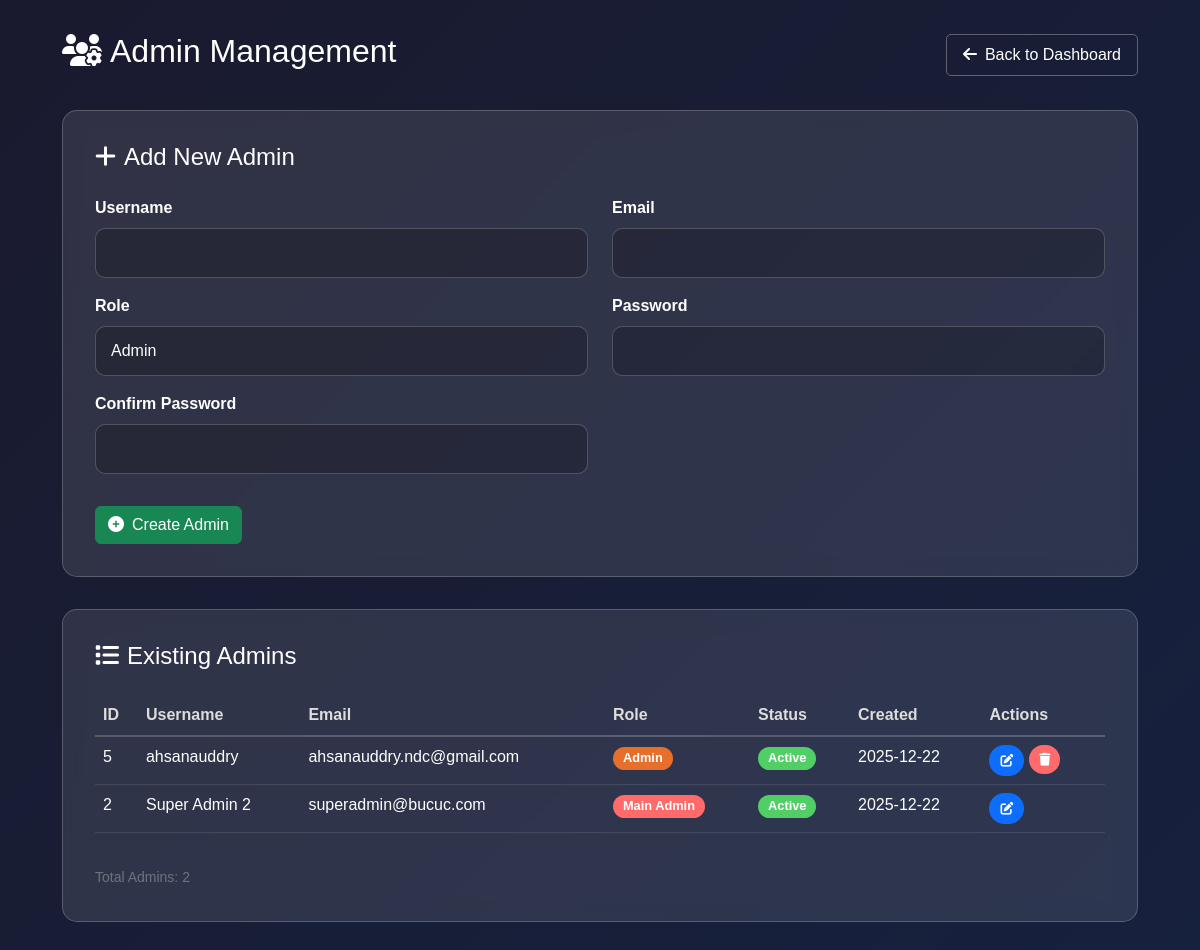
The app's page /frontend/admin_management.php (signed in) with its own data.
### tables this page shows
CREATE TABLE `adminpanel` (
  `id` int(11) NOT NULL,
  `username` varchar(50) NOT NULL,
  `email` varchar(100) NOT NULL,
  `password` varchar(255) NOT NULL,
  `role` enum('main_admin','admin') DEFAULT 'admin',
  `status` enum('active','inactive') DEFAULT 'active',
  `created_at` timestamp NOT NULL DEFAULT current_timestamp(),
  `updated_at` timestamp NOT NULL DEFAULT current_timestamp() ON UPDATE current_timestamp()
);

### frontend/admin_management.php (the view, shortened to what this page needs)
<?php
$edit_admin = null;
$database = new Database();
$conn = $database->createConnection();
$sql = "SELECT * FROM adminpanel ORDER BY created_at DESC";
$stmt = $conn->prepare($sql);
$stmt->execute();
$admins = $stmt->fetchAll(PDO::FETCH_ASSOC);
?>
<!DOCTYPE html>
<html lang="en">
<head>
    <link href="css/bootstrap.min.css" rel="stylesheet">
    <link href="css/bootstrap-icons.css" rel="stylesheet">
    <link rel="stylesheet" href="https://cdnjs.cloudflare.com/ajax/libs/font-awesome/6.5.1/css/all.min.css" />
    <link rel="stylesheet" href="AdminCss/Dashboard.css">
</head>
<body style="background: linear-gradient(135deg, #1a1a2e 0%, #16213e 100%); min-height: 100vh;">
    <div class="container management-container">
        <div class="page-header">
            <h2><i class="fas fa-users-cog me-2"></i>Admin Management</h2>
            <a href="super_admin_dashboard.php" class="back-btn"><i class="fas fa-arrow-left me-2"></i>Back to
                Dashboard</a>
        </div>
        <div class="form-section">
            <h4 class="mb-4">
                <?= $edit_admin ? '<i class="fas fa-edit me-2"></i>Edit Admin' : '<i class="fas fa-plus me-2"></i>Add New Admin' ?>
            </h4>
            <form method="POST" action="admin_management.php">
                <div class="row">
                    <div class="col-md-6 mb-3">
                        <label class="form-label">Username</label>
                        <input type="text" name="username" class="form-control" required
                            value="<?= $edit_admin ? htmlspecialchars($edit_admin['username']) : '' ?>">
                    </div>
                    <div class="col-md-6 mb-3">
                        <label class="form-label">Email</label>
                        <input type="email" name="email" class="form-control" required
                            value="<?= $edit_admin ? htmlspecialchars($edit_admin['email']) : '' ?>">
                    </div>
                </div>
                <div class="row">
                    <div class="col-md-6 mb-3">
                        <label class="form-label">Role</label>
                        <select name="role" class="form-select" required>
                            <option value="admin" <?= ($edit_admin && $edit_admin['role'] === 'admin') ? 'selected' : '' ?>>Admin</option>
                        </select>
                    </div>
                    <div class="col-md-6 mb-3">
                        <label class="form-label">Password
                            <?= $edit_admin ? '(Leave blank to keep current)' : '' ?></label>
                        <input type="password" name="password" class="form-control" <?= $edit_admin ? '' : 'required' ?>
                            minlength="6">
                    </div>
                </div>
                <?php if (!$edit_admin): ?>
                    <div class="row">
                        <div class="col-md-6 mb-3">
                            <label class="form-label">Confirm Password</label>
                            <input type="password" name="confirm_password" class="form-control" required>
                        </div>
                    </div>
                <?php endif; ?>
                <div class="mt-3">
                    <button type="submit" class="btn btn-success">
                        <?= $edit_admin ? '<i class="fas fa-save me-2"></i>Update Admin' : '<i class="fas fa-plus-circle me-2"></i>Create Admin' ?>
                    </button>
                </div>
            </form>
        </div>
        <div class="table-section">
            <h4 class="mb-4"><i class="fas fa-list me-2"></i>Existing Admins</h4>
            <div class="table-responsive">
                <table class="table table-hover">
                    <thead>
                        <tr>
                            <th>ID</th>
                            <th>Username</th>
                            <th>Email</th>
                            <th>Role</th>
                            <th>Status</th>
                            <th>Created</th>
                            <th>Actions</th>
                        </tr>
                    </thead>
                    <tbody>
                        <?php foreach ($admins as $admin): ?>
                            <tr>
                                <td><?= $admin['id'] ?></td>
                                <td><?= htmlspecialchars($admin['username']) ?></td>
                                <td><?= htmlspecialchars($admin['email']) ?></td>
                                <td>
                                    <span class="badge <?= $admin['role'] === 'main_admin' ? 'bg-danger' : 'bg-primary' ?>">
                                        <?= $admin['role'] === 'main_admin' ? 'Main Admin' : 'Admin' ?>
                                    </span>
                                </td>
                                <td>
                                    <span
                                        class="badge <?= $admin['status'] === 'active' ? 'bg-success' : 'bg-secondary' ?>">
                                        <?= ucfirst($admin['status']) ?>
                                    </span>
                                </td>
                                <td><?= date('Y-m-d', strtotime($admin['created_at'])) ?></td>
                                <td>
                                    <div class="d-flex">
                                        <a href="admin_management.php?edit_id=<?= $admin['id'] ?>"
                                            class="btn btn-sm btn-primary btn-action" title="Edit">
                                            <i class="fas fa-edit"></i>
                                        </a>
                                        <?php if ($admin['id'] != $_SESSION['admin_id']): ?>
                                            <form method="POST" action="admin_management.php"
                                                onsubmit="return confirm('Are you sure you want to delete this admin?');">
                                                <button type="submit" class="btn btn-sm btn-danger btn-action" title="Delete">
                                                    <i class="fas fa-trash"></i>
                                                </button>
                                            </form>
                                        <?php endif; ?>
                                    </div>
                                </td>
                            </tr>
                        <?php endforeach; ?>
                    </tbody>
                </table>
            </div>
            <div class="mt-3 text-muted">
                <small>Total Admins: <?= count($admins) ?></small>
            </div>
        </div>
    </div>
</body>
</html>

### frontend/AdminCss/Dashboard.css (style rules this page uses)
:root { --primary-orange: #e76f2c; --primary-yellow: #f3d35c; --dark-blue: #0a1931; --medium-blue: #1a2639; --light-blue: #2d3748; --sidebar-width: 280px; }
* { margin: 0; padding: 0; box-sizing: border-box; }
body { background: linear-gradient( 135deg, var(--dark-blue) 0%, var(--medium-blue) 50%, var(--light-blue) 100% ); color: #fff; font-family: "Outfit", sans-serif; overflow-x: hidden; }
.badge { font-size: 0.8rem; padding: 5px 10px; border-radius: 15px; }
.badge.bg-danger { background: #ff6b6b !important; }
.badge.bg-primary { background: var(--primary-orange) !important; }
.badge.bg-success { background: #51cf66 !important; }
.btn-sm { padding: 5px 10px; font-size: 0.8rem; border-radius: 15px; transition: all 0.3s ease; }
.btn-danger { background: #ff6b6b; border: none; }
.form-control, .form-select { background: rgba(255, 255, 255, 0.1); border: 1px solid rgba(255, 255, 255, 0.2); color: #fff; border-radius: 10px; padding: 12px 15px; transition: all 0.3s ease; }
.form-control::placeholder { color: #ccc; }
.form-label { color: #fff; font-weight: 600; margin-bottom: 8px; }
.text-muted { color: #6c757d !important; }

### frontend/admin_management.php (style rules this page uses)
.management-container { padding: 2rem; color: white; }
.form-section { background: rgba(255, 255, 255, 0.1); backdrop-filter: blur(10px); border: 1px solid rgba(255, 255, 255, 0.2); border-radius: 15px; padding: 2rem; margin-bottom: 2rem; }
.table-section { background: rgba(255, 255, 255, 0.1); backdrop-filter: blur(10px); border: 1px solid rgba(255, 255, 255, 0.2); border-radius: 15px; padding: 2rem; }
.form-control, .form-select { background: rgba(0, 0, 0, 0.2); border: 1px solid rgba(255, 255, 255, 0.2); color: white; }
.table { color: white; }
.table thead th { border-bottom: 2px solid rgba(255, 255, 255, 0.2); color: #ddd; }
.table tbody td { border-bottom: 1px solid rgba(255, 255, 255, 0.1); }
.btn-action { margin-right: 5px; }
.page-header { display: flex; justify-content: space-between; align-items: center; margin-bottom: 2rem; }
.back-btn { text-decoration: none; color: white; padding: 0.5rem 1rem; border: 1px solid rgba(255, 255, 255, 0.3); border-radius: 5px; transition: all 0.3s; }

### records on screen
adminpanel: id "5", username "ahsanauddry", email "ahsanauddry.ndc@gmail.com", role "Admin", status "Active", created_at "2025-12-22"
adminpanel: id "2", username "Super Admin 2", email "superadmin@bucuc.com", role "Main Admin", status "Active", created_at "2025-12-22"

### other values on screen
count($admins) "2"
